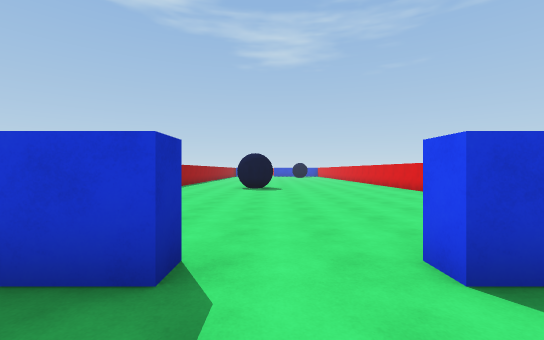
[1] (above)

17 first-person views from a walk through a Unity game level. The camera is 1.5 m above the floor, looks level and sees 90° across. The floor is counted in squares, 2 m on a side. Each view is taken from the middle of a square. On the plan, view 1 faces up. The plan holds only what a view shows up to about 10 squares ahead; the rest is blank. The place goes on beyond the plan. The player is left out.

[2]
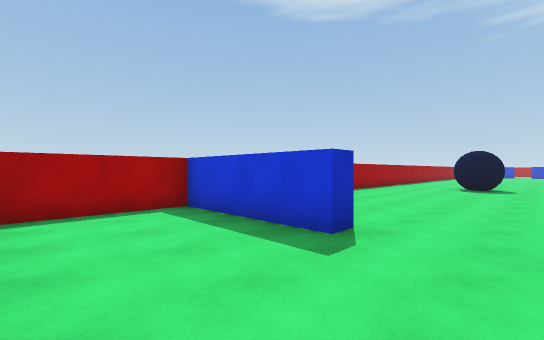

[3]
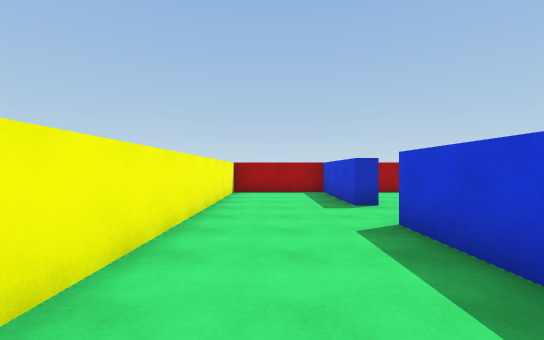

[4]
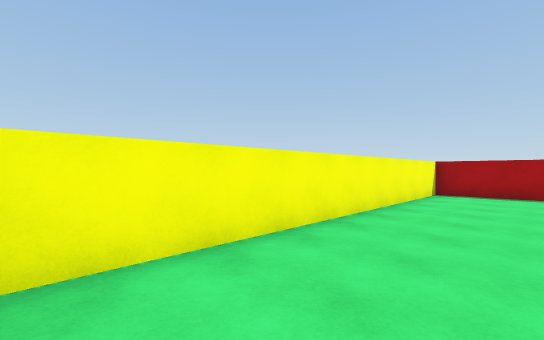

[5]
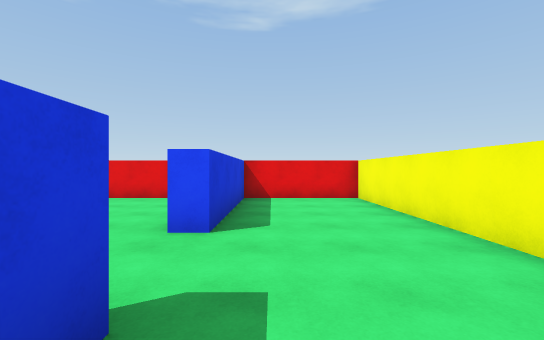

[6]
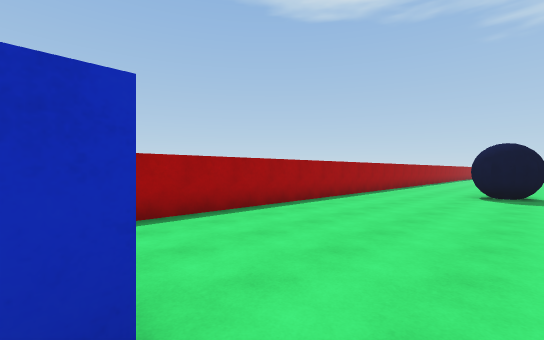

[7]
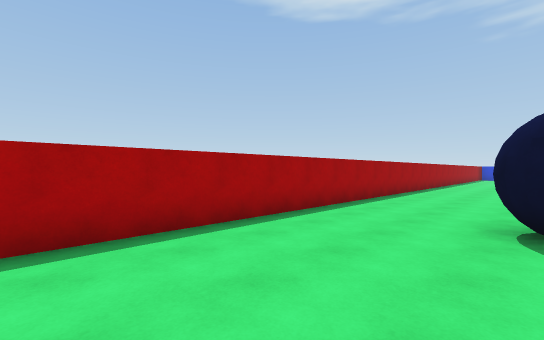

[8]
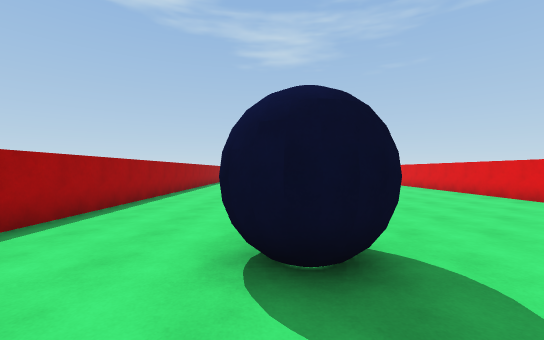

[9]
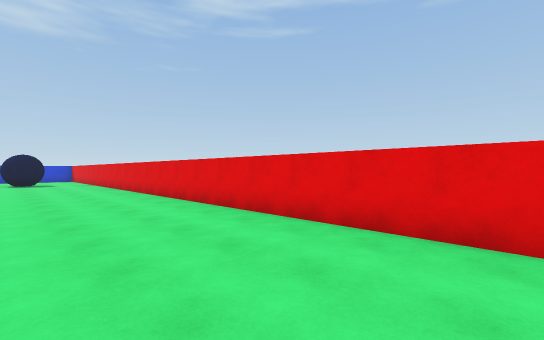

[10]
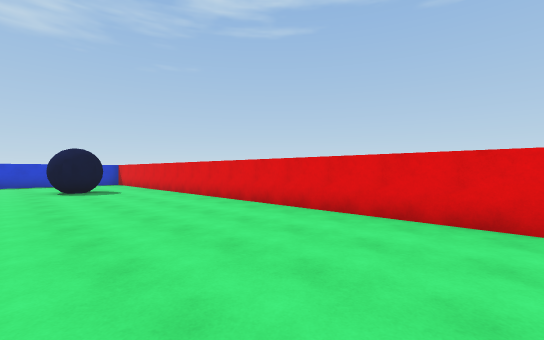

[11]
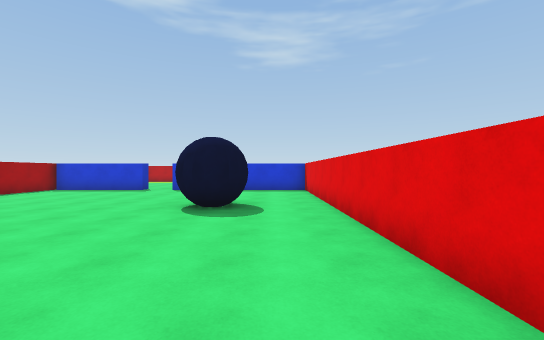

[12]
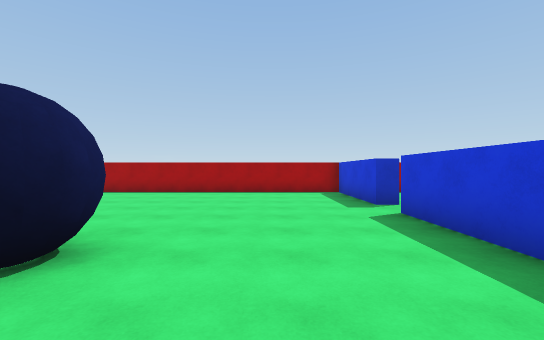

[13]
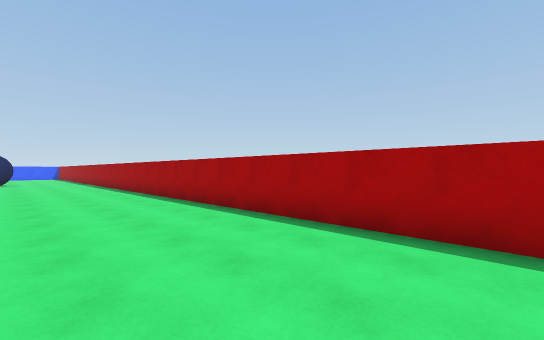

[14]
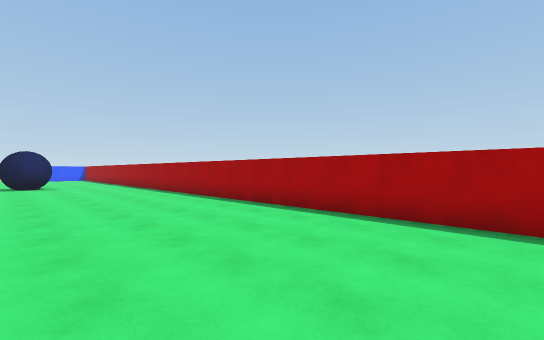

[15]
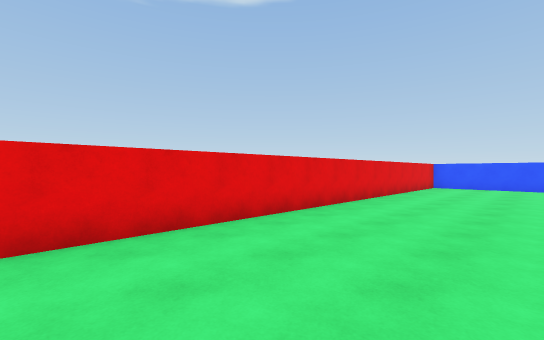

[16]
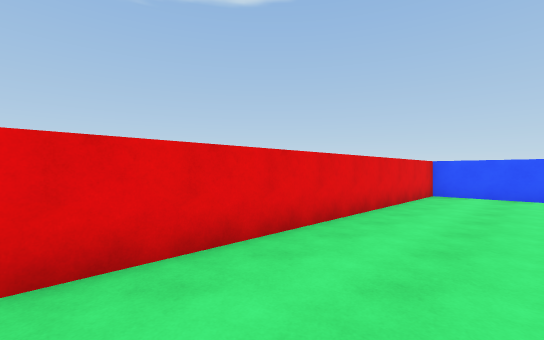

[17]
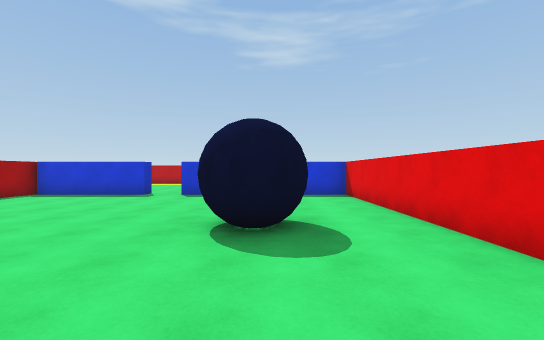

### Floor plan
Ten units are one square. View 1 is at (0, 0); x grows to the right and y downward. Boxes are objects, and circles mark ways between rooms. Rooms are numbered by the first view taken in them; rooms with no view inside come last. Other rooms are left out.
<svg viewBox="-47 -318 105 336">
<path fill="none" stroke="#000" d="M-7 -24 -7 -18 -42 -18 -42 13 53 13 53 -18 13 -18 13 -22M-7 -313 -42 -313 -42 -34M20 -22 53 -22 53 -313 2 -313"/>
<circle cx="5" cy="-20" r="3" fill="#2a7"/>
<text x="0" y="0">1</text>
<text x="10" y="-170">2</text>
</svg>
Room 1 opens to room 2.

Where each view was taken, in squares from view 1:
view 1: 0 up, 0 right, facing up
view 2: 1 down, 1 right, facing up-left
view 3: 0 up, 5 right, facing left
view 4: 1 up, 5 right, facing down-left
view 5: 1 up, 2 left, facing right
view 6: 2 up, 0 right, facing up-left
view 7: 7 up, 1 left, facing up-left
view 8: 9 up, 1 left, facing up
view 9: 10 up, 2 right, facing up-right
view 10: 16 up, 1 right, facing up-right
view 11: 21 up, 4 right, facing up
view 12: 29 up, 5 right, facing left
view 13: 29 up, 1 left, facing down-left
view 14: 25 up, 0 right, facing down-left
view 15: 15 up, 2 right, facing down-right
view 16: 11 up, 3 right, facing down-right
view 17: 23 up, 3 right, facing up
